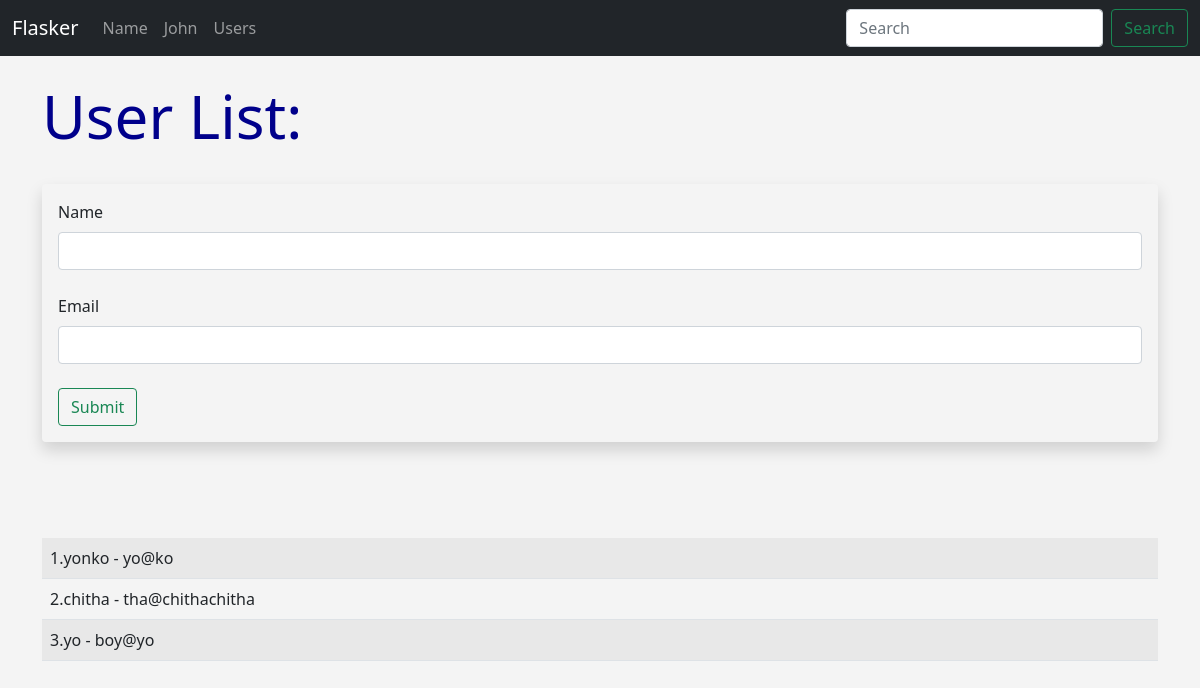
The page /user/add on the database as committed earlier.
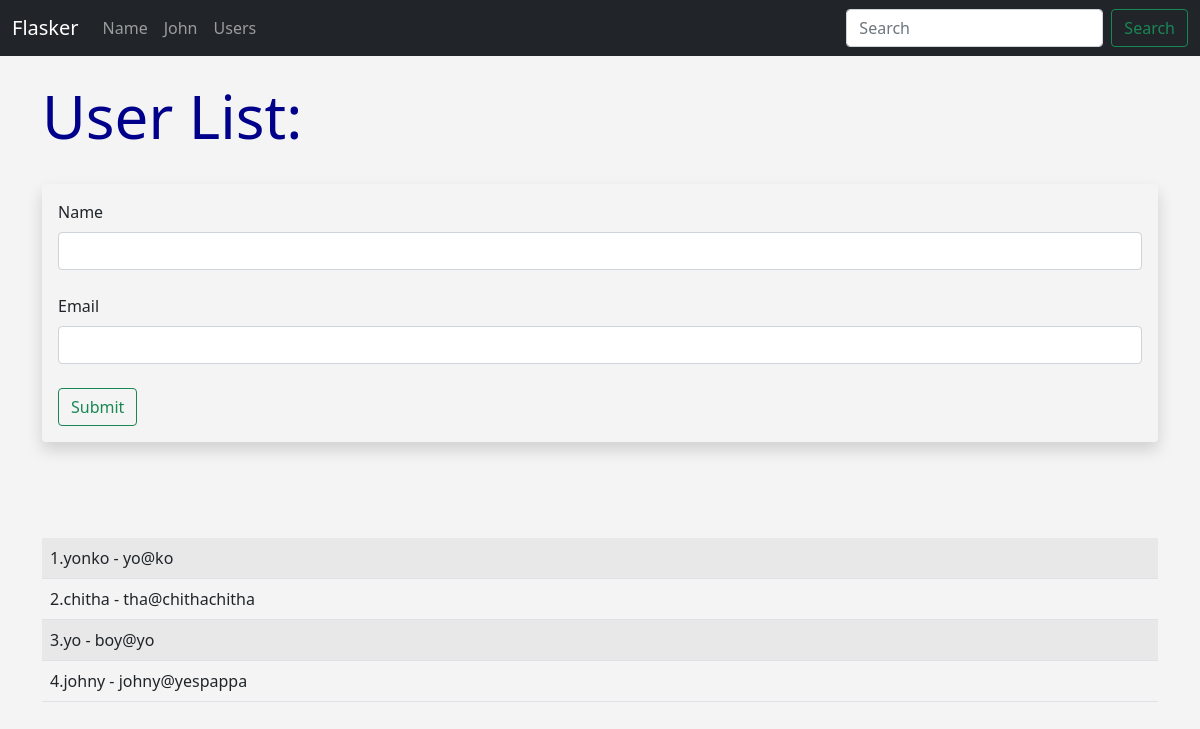
The same page on the database as committed later.
### hello.py (models this page shows, shortened)
class Userss(db.Model):
	id=db.Column(db.Integer,primary_key=True)
	name=db.Column(db.String(50),nullable=False)
	email=db.Column(db.String(50),nullable=False,unique=True)
	date_added=db.Column(db.DateTime,default=datetime.utcnow)

### hello.py (the view, shortened to what this page needs)
@app.route('/user/add',methods=['GET','POST'])
def adduser():
	name=None
	form = UserForm()
	our_users=Userss.query.order_by(Userss.date_added)
	return render_template('adduser.html',form=form,name=name,our_users=our_users)

### hello.py
class UserForm(FlaskForm):
	name = StringField("Name", validators=[DataRequired()])
	email = StringField("Email", validators=[DataRequired()])
	submit = SubmitField("Submit")

### templates/adduser.html (shortened to what this page needs)
{% extends 'base.html'%}
{% block content %}
	<h1>User List:</h1>
	<br>
<div class="shadow p-3 mb-5 bg-body-tertiary rounded">
	<form method='POST'>
		{{form.name.label(class="form-label")}}
		{{form.name(class="form-control")}}
		<br>
		{{form.email.label(class="form-label")}}
		{{form.email(class="form-control")}}
		<br>
		{{form.submit(class="btn btn-outline-success")}}
	</form>
</div>
<br><br>
<table class="table table-hover tabel-bordered table-striped">
{%for our_user in our_users%}
	<tr>
	<td>{{our_user.id}}.{{our_user.name}} - {{our_user.email}}<br>
{% endfor %}</td>
	</tr>
</table>
{%  endblock%}

### templates/base.html (shortened to what this page needs)
<!doctype html>
<html lang="en">
  <head>
    <link href="https://cdn.jsdelivr.net/npm/bootstrap@5.0.2/dist/css/bootstrap.min.css" rel="stylesheet">
    <link href="{{url_for('static',filename='css/style.css')}}" rel="stylesheet">
  </head>
  <body>
    {%include 'nav.html'%}
    <br>
    <div class="container">
		{% block content %}
		{% endblock %}
	</div>
  </body>
</html>

### templates/nav.html (shortened to what this page needs)
<nav class="navbar navbar-expand-lg navbar-dark bg-dark">
  <div class="container-fluid">
    <a class="navbar-brand" href="{{url_for('index')}}">Flasker</a>
    <div class="collapse navbar-collapse" id="navbarSupportedContent">
      <ul class="navbar-nav me-auto mb-2 mb-lg-0">
        <li class="nav-item">
          <a class="nav-link" href="{{url_for('name')}}">Name</a>
        </li>
        <li class="nav-item">
          <a class="nav-link" href="{{url_for('user',name='john')}}">John</a>
        </li>
        <li class="nav-item">
          <a class="nav-link" href="{{url_for('adduser')}}">Users</a>
        </li>
      </ul>
      <form class="d-flex" role="search">
        <input class="form-control me-2" type="search" placeholder="Search" aria-label="Search"/>
        <button class="btn btn-outline-success" type="submit">Search</button>
      </form>
    </div>
  </div>
</nav>

### static/css/style.css (style rules this page uses)
h1 { color:darkblue; font-size:60px; }
body { background:#f4f4f4; }

Rows that differ between the two databases and show on the page:
added Userss: id "4", name "johny", email "johny@yespappa"
